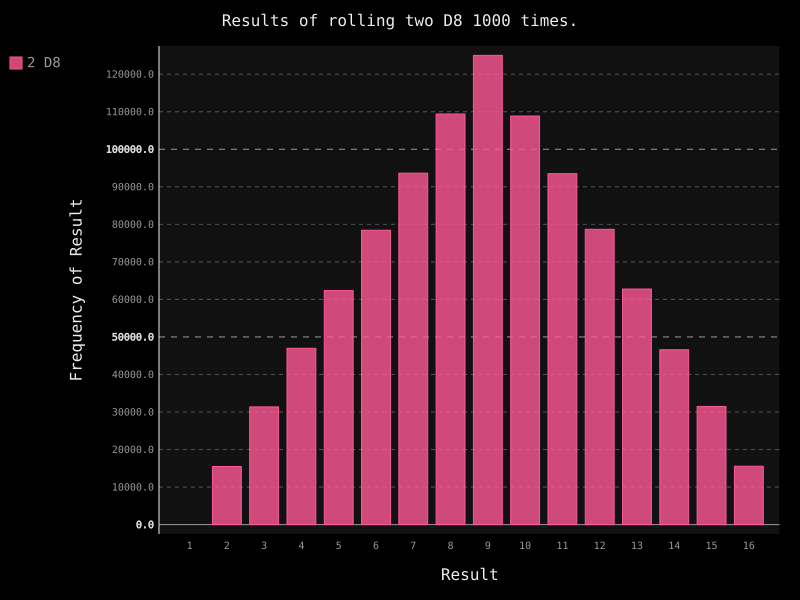

This chart was generated by the following Python code:
import pygal

from die import Die

# Create a D8.
die1 = Die(8)
die2 = Die(8)

# Make some rolls, and store results in a list.
results = []
for roll_num in range(1000000):
    result = die1.roll() + die2.roll()
    results.append(result)
    
# Analyze the results.
frequencies = []
for value in range(1, die1.num_sides + die2.num_sides + 1):
    frequency = results.count(value)
    frequencies.append(frequency)
    
# Visualize the results.
hist = pygal.Bar()

hist.title = "Results of rolling two D8 1000 times."
hist.x_labels = []
for value in range(1, die1.num_sides + die2.num_sides + 1):
	hist.x_labels.append(str(value))
hist.x_title = "Result"
hist.y_title = "Frequency of Result"

hist.add('2 D8', frequencies)
hist.render_to_file('die_visual.svg')
